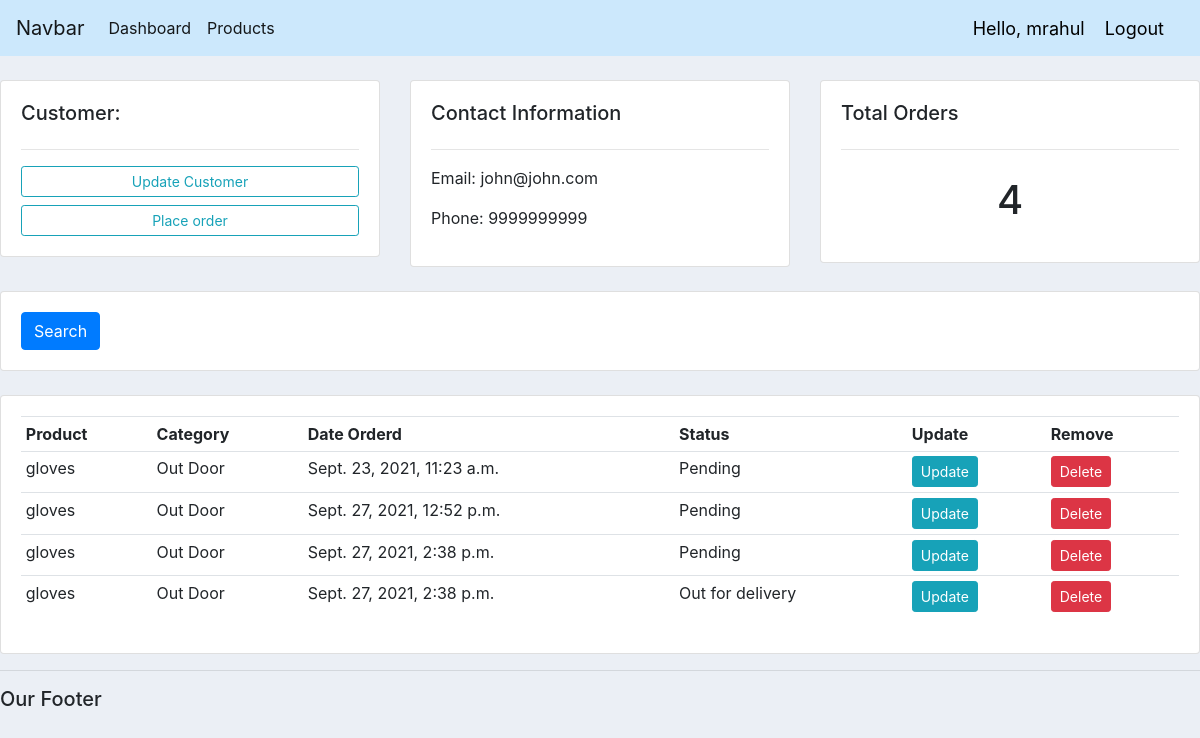
The app's page /customer/1/ (signed in) with its own data.
### accounts/models.py (models this page shows, shortened)
class Customer(models.Model):
	name = models.CharField(max_length=200, null=True)
	phone = models.CharField(max_length=200, null=True)
	email = models.CharField(max_length=200, null=True)
	date_created = models.DateTimeField(auto_now_add=True, null=True)

class Order(models.Model):
	STATUS = (
			('Pending', 'Pending'),
			('Out for delivery', 'Out for delivery'),
			('Delivered', 'Delivered'),
			)
	customer = models.ForeignKey(Customer, null=True, on_delete= models.SET_NULL)
	product = models.ForeignKey(Product, null=True, on_delete= models.SET_NULL)
	date_created = models.DateTimeField(auto_now_add=True, null=True)
	status = models.CharField(max_length=200, null=True, choices=STATUS)

class Product(models.Model):
	CATEGORY = (
			('Indoor', 'Indoor'),
			('Out Door', 'Out Door'),
			)
	name = models.CharField(max_length=200, null=True)
	price = models.FloatField(null=True)
	category = models.CharField(max_length=200, null=True, choices=CATEGORY)
	description = models.CharField(max_length=200, null=True, blank=True)
	date_created = models.DateTimeField(auto_now_add=True, null=True)
	tags = models.ManyToManyField(Tag)
	def __str__(self):
		return self.name

### accounts/views.py (the view)
# urls.py: path('customer/<str:pk_test>/',views.customer, name="customer"),
@login_required(login_url='login')
def customer(request, pk_test):
    customer = Customer.objects.get(id=pk_test)
    orders = customer.order_set.all()
    order_count = orders.count()
    context = {'customer':customer, 'orders':orders, 'order_count':order_count}
    return render(request, 'accounts/customer.html', context)

### accounts/templates/accounts/customer.html
{% extends 'accounts/main.html' %}
{% block content %}
<br>
<div class="row">
	<div class="col-md">
		<div class="card card-body">
			<h5>Customer:</h5>
			<hr>
			<a class="btn btn-outline-info  btn-sm btn-block" href="">Update Customer</a>
			<a class="btn btn-outline-info  btn-sm btn-block" href="{% url 'create_order' customer.id %}">Place order</a>
		</div>
	</div>
	<div class="col-md">
		<div class="card card-body">
			<h5>Contact Information</h5>
			<hr>
			<p>Email: {{customer.email}}</p>
			<p>Phone: {{customer.phone}}</p>
		</div>
	</div>
	<div class="col-md">
		<div class="card card-body">
			<h5>Total Orders</h5>
			<hr>
			<h1 style="text-align: center;padding: 10px">{{order_count}}</h1>
		</div>
	</div>
</div>
<br>
<div class="row">
	<div class="col">
		<div class="card card-body">
			<form method="get">
		    <button class="btn btn-primary" type="submit">Search</button>
		  </form>
		</div>
	</div>
</div>
<br>
<div class="row">
	<div class="col-md">
		<div class="card card-body">
			<table class="table table-sm">
				<tr>
					<th>Product</th>
					<th>Category</th>
					<th>Date Orderd</th>
					<th>Status</th>
					<th>Update</th>
					<th>Remove</th>
				</tr>
				{% for order in orders %}
				<tr>
					<td>{{order.product}}</td>
					<td>{{order.product.category}}</td>
					<td>{{order.date_created}}</td>
					<td>{{order.status}}</td>
					<td><a class="btn btn-sm btn-info" href="{% url 'update_order' order.id %}">Update</a></td>
					<td><a class="btn btn-sm btn-danger" href="{% url 'delete_order' order.id %}">Delete</a></td>
				</tr>
				{% endfor %}
			</table>
		</div>
	</div>
</div>
{% endblock %}

### accounts/templates/accounts/navbar.html (shortened to what this page needs)
<nav class="navbar navbar-expand-lg navbar-light" style="background-color: #cce8fc;">
    <a class="navbar-brand" href="#">Navbar</a>
    <div class="collapse navbar-collapse" id="navbarNav">
      <ul class="navbar-nav">
        <li class="nav-item active">
          <a class="nav-link" href="{% url 'home' %}">Dashboard </a>
        </li>
        <li class="nav-item active">
          <a class="nav-link" href="{% url 'products' %}">Products</a>
        </li>
      </ul>
    </div>
    <span class="hello-msg">Hello, {{request.user}}</span>
    <span ><a  class="hello-msg" href="{% url 'logout' %}">Logout</a></span>
  </nav>

### accounts/templates/accounts/main.html (style rules this page uses)
body { background-color: #ebeff5; }

### accounts/templates/accounts/navbar.html (style rules this page uses)
.hello-msg { font-size: 18px; color: rgb(0, 0, 0); margin-right: 20px; }

### records on screen
Customer: email "john@john.com", phone "9999999999"
Order: product "gloves", product.category "Out Door", date_created "Sept. 23, 2021, 11:23 a.m.", status "Pending"
Order: product "gloves", product.category "Out Door", date_created "Sept. 27, 2021, 12:52 p.m.", status "Pending"
Order: product "gloves", product.category "Out Door", date_created "Sept. 27, 2021, 2:38 p.m.", status "Pending"
Order: product "gloves", product.category "Out Door", date_created "Sept. 27, 2021, 2:38 p.m.", status "Out for delivery"

### other values on screen
{{ request.user }} "mrahul"
{{ order_count }} "4"
